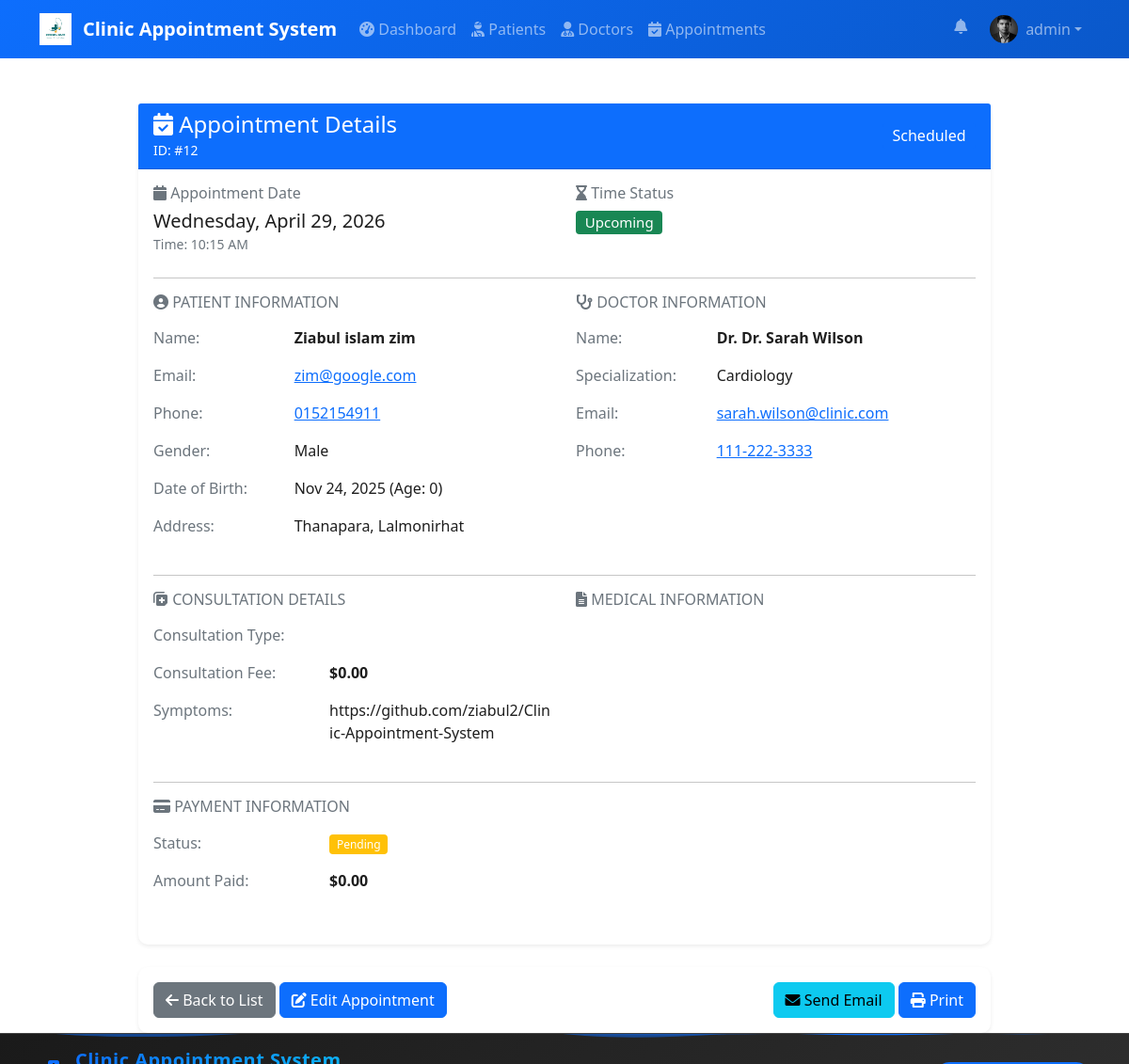
/pages/appointment_view.php?id=12 (signed in), run on the app's committed database.
### tables this page shows
CREATE TABLE `users` (
  `user_id` int(11) NOT NULL,
  `username` varchar(50) NOT NULL,
  `password` varchar(255) NOT NULL,
  `email` varchar(100) DEFAULT NULL,
  `first_name` varchar(50) DEFAULT NULL,
  `last_name` varchar(50) DEFAULT NULL,
  `profile_picture` varchar(255) DEFAULT NULL,
  `role` enum('admin','receptionist','doctor','patient') DEFAULT 'receptionist',
  `doctor_id` int(11) DEFAULT NULL,
  `created_at` timestamp NOT NULL DEFAULT current_timestamp()
);

CREATE TABLE `appointments` (
  `appointment_id` int(11) NOT NULL,
  `patient_id` int(11) DEFAULT NULL,
  `doctor_id` int(11) DEFAULT NULL,
  `appointment_date` date NOT NULL,
  `appointment_time` time NOT NULL,
  `appointment_serial` int(11) DEFAULT NULL,
  `status` enum('scheduled','completed','cancelled','no-show') DEFAULT 'scheduled',
  `payment_status` enum('pending','paid','partial','refunded') DEFAULT 'pending',
  `payment_method` varchar(50) DEFAULT NULL,
  `amount_paid` decimal(10,2) DEFAULT 0.00,
  `payment_notes` text DEFAULT NULL,
  `payment_date` datetime DEFAULT NULL,
  `consultation_fee` decimal(10,2) DEFAULT 0.00,
  `urgency_level` enum('low','normal','high','emergency') DEFAULT 'normal',
  `estimated_duration` int(11) DEFAULT 30,
  `diagnosis` text DEFAULT NULL,
  `prescription` text DEFAULT NULL,
  `is_admitted` tinyint(1) DEFAULT 0,
  `admission_notes` text DEFAULT NULL,
  `admission_date` datetime DEFAULT NULL,
  `notes` text DEFAULT NULL,
  `consultation_type` enum('general','follow-up','emergency','routine') DEFAULT 'general',
  `symptoms` text DEFAULT NULL,
  `created_at` timestamp NOT NULL DEFAULT current_timestamp(),
  `updated_at` timestamp NOT NULL DEFAULT current_timestamp() ON UPDATE current_timestamp()
);

CREATE TABLE `patients` (
  `patient_id` int(11) NOT NULL,
  `first_name` varchar(50) NOT NULL,
  `last_name` varchar(50) NOT NULL,
  `email` varchar(100) DEFAULT NULL,
  `phone` varchar(15) DEFAULT NULL,
  `address` text DEFAULT NULL,
  `date_of_birth` date DEFAULT NULL,
  `gender` enum('Male','Female','Other') DEFAULT NULL,
  `emergency_contact` varchar(15) DEFAULT NULL,
  `allergies` text DEFAULT NULL,
  `medical_history` text DEFAULT NULL,
  `created_at` timestamp NOT NULL DEFAULT current_timestamp(),
  `updated_at` timestamp NOT NULL DEFAULT current_timestamp() ON UPDATE current_timestamp()
);

CREATE TABLE `doctors` (
  `doctor_id` int(11) NOT NULL,
  `first_name` varchar(50) NOT NULL,
  `last_name` varchar(50) NOT NULL,
  `specialization` varchar(100) DEFAULT NULL,
  `email` varchar(100) DEFAULT NULL,
  `phone` varchar(15) DEFAULT NULL,
  `license_number` varchar(50) DEFAULT NULL,
  `available_days` set('Monday','Tuesday','Wednesday','Thursday','Friday','Saturday','Sunday') DEFAULT NULL,
  `consultation_fee` decimal(8,2) DEFAULT NULL,
  `available_time_start` time DEFAULT NULL,
  `available_time_end` time DEFAULT NULL,
  `profile_picture` varchar(255) DEFAULT NULL,
  `created_at` timestamp NOT NULL DEFAULT current_timestamp()
);

### pages/appointment_view.php (the view, shortened to what the rows shown need)
<?php
require_once '../includes/header.php';
try {
    $appointment_id = isset($_GET['id']) ? sanitizeInput($_GET['id']) : null;
    $query = "SELECT a.*,
                     p.first_name as patient_first_name,
                     p.last_name as patient_last_name,
                     p.email as patient_email,
                     p.phone as patient_phone,
                     p.gender as patient_gender,
                     p.date_of_birth as patient_dob,
                    p.address as patient_address,
                     d.first_name as doctor_first_name,
                     d.last_name as doctor_last_name,
                     d.specialization as doctor_specialization,
                     d.phone as doctor_phone,
                     d.email as doctor_email
              FROM appointments a
              LEFT JOIN patients p ON a.patient_id = p.patient_id
              LEFT JOIN doctors d ON a.doctor_id = d.doctor_id
              WHERE a.appointment_id = :appointment_id";
    $stmt = $db->prepare($query);
    $stmt->bindParam(':appointment_id', $appointment_id);
    $stmt->execute();
    $appointment = $stmt->fetch(PDO::FETCH_ASSOC);
} catch (Exception $e) {
    $_SESSION['error'] = $e->getMessage();
    redirect('appointments.php');
}
?>
<div class="container-fluid mt-4">
    <div class="row justify-content-center">
        <div class="col-lg-10">
            <div class="card border-0 shadow-sm mb-4">
                <div class="card-header bg-primary text-white d-flex justify-content-between align-items-center">
                    <div>
                        <h4 class="mb-0"><i class="fas fa-calendar-check"></i> Appointment Details</h4>
                        <small>ID: #<?php echo htmlspecialchars($appointment['appointment_id']); ?></small>
                    </div>
                    <div>
                        <span class="badge <?php
                            $status_badge = [
                                'scheduled' => 'bg-primary',
                                'confirmed' => 'bg-info',
                                'completed' => 'bg-success',
                                'cancelled' => 'bg-danger'
                            ];
                            echo $status_badge[$appointment['status']] ?? 'bg-secondary';
                        ?>" style="font-size: 1em;">
                            <?php echo htmlspecialchars(ucfirst($appointment['status'])); ?>
                        </span>
                    </div>
                </div>
                <div class="card-body">
                    <div class="row mb-4">
                        <div class="col-md-6">
                            <h6 class="text-muted mb-2"><i class="fas fa-calendar"></i> Appointment Date</h6>
                            <p class="h5 mb-0"><?php echo date('l, F j, Y', strtotime($appointment['appointment_date'])); ?></p>
                            <small class="text-muted">Time: <?php echo date('g:i A', strtotime($appointment['appointment_time'])); ?></small>
                        </div>
                    </div>
                    <div class="row mb-4">
                        <div class="col-md-6">
                            <div class="row mb-3">
                                <div class="col-sm-8"><strong><?php echo htmlspecialchars($appointment['patient_first_name'] . ' ' . $appointment['patient_last_name']); ?></strong></div>
                            </div>
                            <div class="row mb-3">
                                <div class="col-sm-8"><a href="mailto:<?php echo htmlspecialchars($appointment['patient_email']); ?>"><?php echo htmlspecialchars($appointment['patient_email']); ?></a></div>
                            </div>
                            <div class="row mb-3">
                                <div class="col-sm-8"><a href="tel:<?php echo htmlspecialchars($appointment['patient_phone']); ?>"><?php echo htmlspecialchars($appointment['patient_phone']); ?></a></div>
                            </div>
                            <div class="row mb-3">
                                <div class="col-sm-4 text-muted">Gender:</div>
                                <div class="col-sm-8"><?php echo htmlspecialchars(ucfirst($appointment['patient_gender'])); ?></div>
                            </div>
                            <div class="row mb-3">
                                <div class="col-sm-4 text-muted">Date of Birth:</div>
                                <div class="col-sm-8">
                                    <?php
                                    if ($appointment['patient_dob']) {
                                        $dob = new DateTime($appointment['patient_dob']);
                                        $age = (new DateTime())->diff($dob)->y;
                                        echo htmlspecialchars($dob->format('M d, Y')) . " (Age: $age)";
                                    } else {
                                        echo 'N/A';
                                    }
                                    ?>
                                </div>
                            </div>
                            <?php if (!empty($appointment['patient_address'])): ?>
                            <div class="row mb-3">
                                <div class="col-sm-4 text-muted">Address:</div>
                                <div class="col-sm-8">
                                    <?php echo htmlspecialchars($appointment['patient_address']); ?>
                                </div>
                            </div>
                            <?php endif; ?>
                        </div>
                        <div class="col-md-6">
                            <div class="row mb-3">
                                <div class="col-sm-8"><strong>Dr. <?php echo htmlspecialchars($appointment['doctor_first_name'] . ' ' . $appointment['doctor_last_name']); ?></strong></div>
                            </div>
                            <div class="row mb-3">
                                <div class="col-sm-4 text-muted">Specialization:</div>
                                <div class="col-sm-8"><?php echo htmlspecialchars($appointment['doctor_specialization']); ?></div>
                            </div>
                            <div class="row mb-3">
                                <div class="col-sm-8"><a href="mailto:<?php echo htmlspecialchars($appointment['doctor_email']); ?>"><?php echo htmlspecialchars($appointment['doctor_email']); ?></a></div>
                            </div>
                            <div class="row mb-3">
                                <div class="col-sm-8"><a href="tel:<?php echo htmlspecialchars($appointment['doctor_phone']); ?>"><?php echo htmlspecialchars($appointment['doctor_phone']); ?></a></div>
                            </div>
                        </div>
                    </div>
                    <div class="row mb-4">
                        <div class="col-md-6">
                            <div class="row mb-3">
                                <div class="col-sm-7"><strong><?php echo isset($appointment['consultation_fee']) ? '$' . number_format($appointment['consultation_fee'], 2) : 'N/A'; ?></strong></div>
                            </div>
                            <?php if (!empty($appointment['symptoms'])): ?>
                            <div class="row mb-3">
                                <div class="col-sm-5 text-muted">Symptoms:</div>
                                <div class="col-sm-7"><?php echo htmlspecialchars($appointment['symptoms']); ?></div>
                            </div>
                            <?php endif; ?>
                        </div>
                    </div>
                    <?php if (!empty($appointment['payment_status'])): ?>
                    <hr>
                    <div class="row mb-4">
                        <div class="col-md-6">
                            <h6 class="text-uppercase text-muted mb-3"><i class="fas fa-credit-card"></i> Payment Information</h6>
                            <div class="row mb-3">
                                <div class="col-sm-5 text-muted">Status:</div>
                                <div class="col-sm-7">
                                    <span class="badge <?php echo $appointment['payment_status'] === 'paid' ? 'bg-success' : ($appointment['payment_status'] === 'pending' ? 'bg-warning' : 'bg-secondary'); ?>">
                                        <?php echo htmlspecialchars(ucfirst($appointment['payment_status'])); ?>
                                    </span>
                                </div>
                            </div>
                            <?php if (!empty($appointment['amount_paid'])): ?>
                            <div class="row mb-3">
                                <div class="col-sm-5 text-muted">Amount Paid:</div>
                                <div class="col-sm-7"><strong>$<?php echo number_format($appointment['amount_paid'], 2); ?></strong></div>
                            </div>
                            <?php endif; ?>
                        </div>
                    </div>
                    <?php endif; ?>
                </div>
            </div>
        </div>
    </div>
</div>
<?php require_once '../includes/footer.php'; ?>

### includes/header.php (shortened to what the rows shown need)
<?php
require_once __DIR__ . '/../config/config.php';
?>
<!DOCTYPE html>
<html lang="en">
<head>
    <link href="https://cdn.jsdelivr.net/npm/bootstrap@5.1.3/dist/css/bootstrap.min.css" rel="stylesheet">
    <link rel="stylesheet" href="https://cdnjs.cloudflare.com/ajax/libs/font-awesome/6.0.0/css/all.min.css">
    <link href="../assets/css/style.css" rel="stylesheet">
</head>
<body class="has-fixed-navbar">
    <nav class="navbar navbar-expand-lg navbar-dark navbar-transparent">
        <div class="container">
            <div class="collapse navbar-collapse" id="navbarNav">
                <ul class="navbar-nav">
                    <?php if (isLoggedIn()):
                        $avatarUrl = '../assets/images/default_avatar.png';
                        if (defined('DB_OK') && DB_OK && isset($db) && $db instanceof PDO) {
                            try {
                                $uqq = $db->prepare('SELECT profile_picture, first_name, last_name FROM users WHERE user_id = :id LIMIT 1');
                                $uqq->bindParam(':id',
                                    $_SESSION['user_id']);
                                $uqq->execute();
                                $urow = $uqq->fetch(PDO::FETCH_ASSOC);
                                if (!empty($urow['profile_picture']) && file_exists(__DIR__ . '/../uploads/users/' . $urow['profile_picture'])) {
                                    $avatarUrl = '../uploads/users/' . $urow['profile_picture'];
                                }
                            } catch (Throwable $e) { $profileFullName = $_SESSION['username']; }
                        }
                    ?>
                        <li class="nav-item dropdown position-relative me-2">
                            <a class="nav-link position-relative" href="#" id="notificationBell" role="button" data-bs-toggle="dropdown" aria-expanded="false">
                                <i class="fas fa-bell"></i>
                            </a>
                        </li>
                        <li class="nav-item dropdown">
                            <a class="nav-link dropdown-toggle d-flex align-items-center" href="#" id="userMenu" role="button" data-bs-toggle="dropdown" aria-expanded="false">
                                <img src="<?php echo $avatarUrl; ?>" alt="avatar" style="width:30px;height:30px;object-fit:cover;border-radius:50%;margin-right:8px;">
                                <span class="d-none d-md-inline"><?php echo htmlspecialchars($_SESSION['username']); ?></span>
                            </a>
                        </li>
                    <?php endif; ?>
                </ul>
            </div>
        </div>
    </nav>
    <div class="container mt-4 <?php echo function_exists('pageFadeIn') ? pageFadeIn() : ''; ?>">

### data on the page
users: profile_picture (picture)
appointments: appointment_id "12", status "Scheduled", appointment_date "Wednesday, April 29, 2026", appointment_time "10:15 AM", patient.last_name "Ziabul islam zim", patient.email "zim@google.com", patient.phone "0152154911", patient.gender "Male", patient.date_of_birth "Nov 24, 2025", patient.address "Thanapara, Lalmonirhat", doctor.last_name "Dr. Sarah Wilson", doctor.specialization "Cardiology", doctor.email "sarah.wilson@clinic.com", doctor.phone "111-222-3333", consultation_fee "0.00", symptoms "https://github.com/ziabul2/Clinic-Appointment-System", payment_status "Pending", amount_paid "0.00"

### other printed values
SITE_NAME "Clinic Appointment System"
$_SESSION['username'] "admin"
